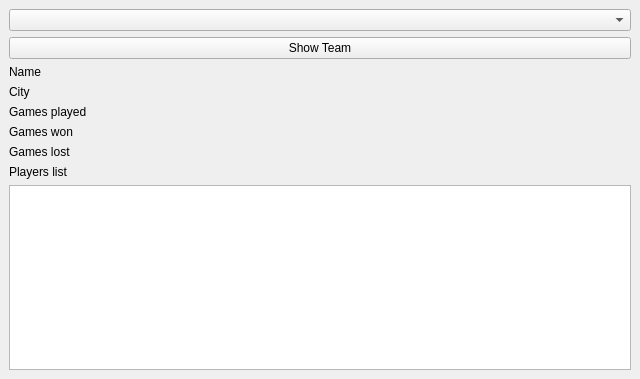
<?xml version="1.0" encoding="UTF-8"?>
<ui version="4.0">
 <class>teamWindow</class>
 <widget class="QMainWindow" name="teamWindow">
  <property name="geometry">
   <rect>
    <x>0</x>
    <y>0</y>
    <width>640</width>
    <height>379</height>
   </rect>
  </property>
  <property name="windowTitle">
   <string>Team</string>
  </property>
  <widget class="QWidget" name="centralwidget">
   <layout class="QVBoxLayout" name="verticalLayout">
    <item>
     <widget class="QComboBox" name="teamsList"/>
    </item>
    <item>
     <widget class="QPushButton" name="applyButton">
      <property name="text">
       <string>Show Team</string>
      </property>
     </widget>
    </item>
    <item>
     <layout class="QVBoxLayout" name="verticalLayout_3">
      <item>
       <layout class="QFormLayout" name="formLayout">
        <item row="0" column="0">
         <widget class="QLabel" name="nameLabel">
          <property name="text">
           <string>Name</string>
          </property>
         </widget>
        </item>
        <item row="0" column="1">
         <widget class="QLabel" name="nameOutput">
          <property name="text">
           <string/>
          </property>
         </widget>
        </item>
        <item row="1" column="0">
         <widget class="QLabel" name="cityLabel">
          <property name="text">
           <string>City</string>
          </property>
         </widget>
        </item>
        <item row="1" column="1">
         <widget class="QLabel" name="cityOutput">
          <property name="text">
           <string/>
          </property>
         </widget>
        </item>
        <item row="2" column="0">
         <widget class="QLabel" name="gamesPlayedLabel">
          <property name="text">
           <string>Games played</string>
          </property>
         </widget>
        </item>
        <item row="2" column="1">
         <widget class="QLabel" name="gamesPlayedOutput">
          <property name="text">
           <string/>
          </property>
         </widget>
        </item>
        <item row="3" column="0">
         <widget class="QLabel" name="gamesWonLabel">
          <property name="text">
           <string>Games won</string>
          </property>
         </widget>
        </item>
        <item row="3" column="1">
         <widget class="QLabel" name="gamesWonOutput">
          <property name="text">
           <string/>
          </property>
         </widget>
        </item>
        <item row="4" column="0">
         <widget class="QLabel" name="gamesLostLabel">
          <property name="text">
           <string>Games lost</string>
          </property>
         </widget>
        </item>
        <item row="4" column="1">
         <widget class="QLabel" name="gamesLostOutput">
          <property name="text">
           <string/>
          </property>
         </widget>
        </item>
       </layout>
      </item>
     </layout>
    </item>
    <item>
     <widget class="QLabel" name="playersListLabel">
      <property name="text">
       <string>Players list</string>
      </property>
     </widget>
    </item>
    <item>
     <widget class="QListWidget" name="playerList"/>
    </item>
   </layout>
  </widget>
 </widget>
 <resources/>
 <connections/>
</ui>
